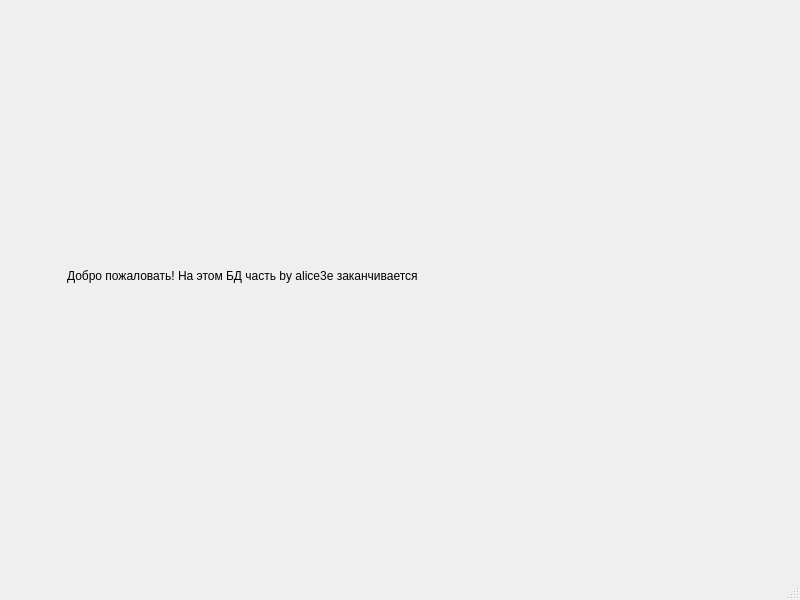
<?xml version="1.0" encoding="UTF-8"?>
<ui version="4.0">
 <class>MainWindow</class>
 <widget class="QMainWindow" name="MainWindow">
  <property name="geometry">
   <rect>
    <x>0</x>
    <y>0</y>
    <width>800</width>
    <height>600</height>
   </rect>
  </property>
  <property name="windowTitle">
   <string>MainWindow</string>
  </property>
  <widget class="QWidget" name="centralwidget">
   <widget class="QLabel" name="label">
    <property name="geometry">
     <rect>
      <x>67</x>
      <y>160</y>
      <width>541</width>
      <height>231</height>
     </rect>
    </property>
    <property name="text">
     <string>Добро пожаловать! На этом БД часть by alice3e заканчивается</string>
    </property>
   </widget>
  </widget>
  <widget class="QMenuBar" name="menubar">
   <property name="geometry">
    <rect>
     <x>0</x>
     <y>0</y>
     <width>800</width>
     <height>37</height>
    </rect>
   </property>
  </widget>
  <widget class="QStatusBar" name="statusbar"/>
 </widget>
 <resources/>
 <connections/>
</ui>
